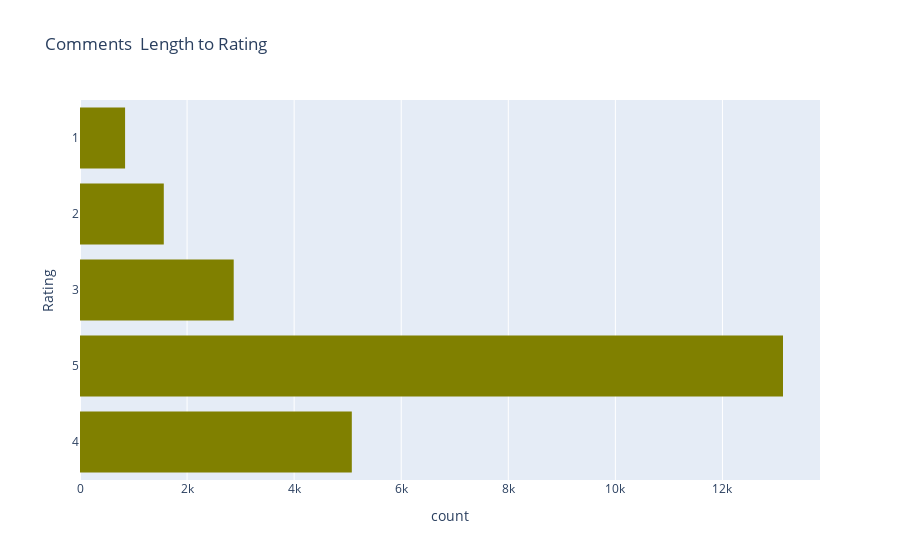

Notebook source saved alongside this figure:
### Code cell
rate = px.histogram(comment, y="Rating", orientation='h', 
                    color_discrete_sequence=['olive'],
                    title=f" Comments  Length to Rating")
rate.update_yaxes(type='category')
rate.show()

### Figure 1 — Plotly figure (JSON) as saved in the notebook; plotly's stock layout.template omitted (floating-point values rounded to 4 significant figures; data arrays with more than 128 entries replaced by an {"elided": "..."} marker saying what was removed)
{"data": [{"alignmentgroup": "True", "bingroup": "y", "hovertemplate": "count=%{x}<br>Rating=%{y}<extra></extra>", "legendgroup": "", "marker": {"color": "olive", "pattern": {"shape": ""}}, "name": "", "offsetgroup": "", "orientation": "h", "showlegend": false, "type": "histogram", "xaxis": "x", "y": {"elided": "23486 int values"}, "yaxis": "y"}], "layout": {"barmode": "relative", "legend": {"tracegroupgap": 0}, "title": {"text": " Comments  Length to Rating"}, "xaxis": {"anchor": "y", "domain": [0, 1], "title": {"text": "count"}}, "yaxis": {"anchor": "x", "domain": [0, 1], "title": {"text": "Rating"}, "type": "category"}}}
